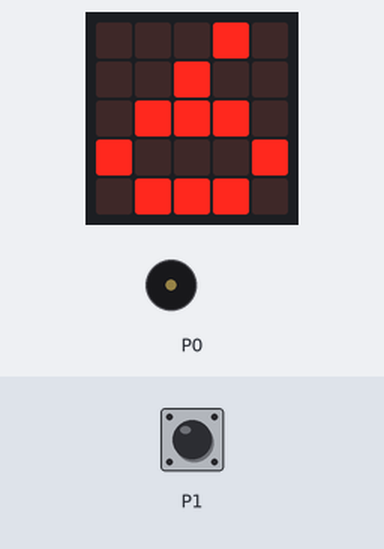
The program below on a simulated BBC micro:bit (MakeCode). Shown: the board's 5×5 LED display, buzzer (waves = sounding). Inputs (shaded band) come from the test bench. The short countdown, score and lost-life animations are approximate; the run ends where the board's game-over animation would start. At 20.0 s the program stops and its outputs stay as they are.

Above: at 1.2 s.
1.3 s: touch pin P1 pressed for 0.15 s
At 2.3 s:
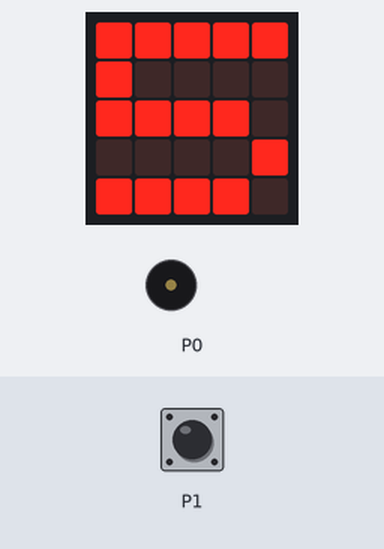
3.2 s: touch pin P1 pressed for 0.15 s
At 4.8 s:
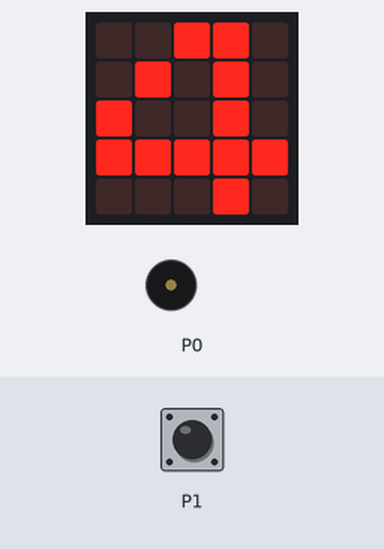
5.1 s: touch pin P1 pressed for 0.15 s
At 19.7 s:
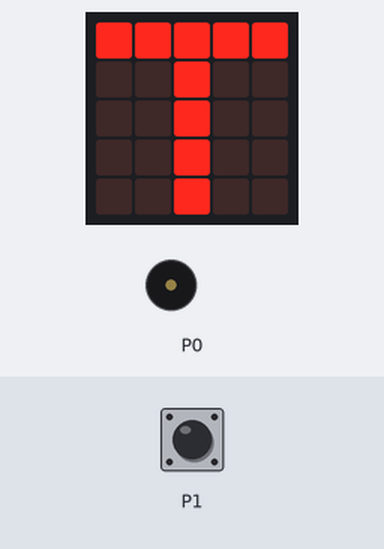
Timing chart, 0 to 21.2 s (numbered marks = the images above; inputs shaded):
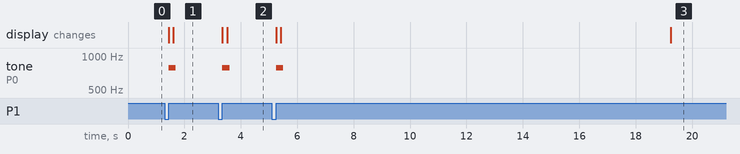

Measured:
- after the input at 1.3 s, tone on P0: silent → 784 Hz after 0.15 s, → silent 0.25 s later; the display: first changes after 0.15 s (image 1 shows a later state)
- after the input at 3.2 s, tone on P0: silent → 784 Hz after 0.15 s, → silent 0.25 s later; the display: first changes after 0.15 s (image 2 shows a later state)
- after the input at 5.1 s, tone on P0: silent → 784 Hz after 0.15 s, → silent 0.25 s later; the display: first changes after 0.15 s (image 3 shows a later state)

The program:

main.ts
```typescript
input.onPinPressed(TouchPin.P1, function () {
    game.addScore(-1)
    music.playTone(784, music.beat(BeatFraction.Half))
})
game.setScore(6)
let tijd = 20
loops.everyInterval(1000, function () {
    tijd += -1
})
basic.forever(function () {
    basic.showString("" + (game.score()))
    if (game.score() == 0) {
        game.gameOver()
    }
    if (tijd <= 0) {
        basic.showString("T")
        game.gameOver()
    }
})
```

test.ts
```typescript
// tests gaan hier; deze zal niet worden gecompileerd wanneer dit pakket wordt gebruikt als extensie.
```
